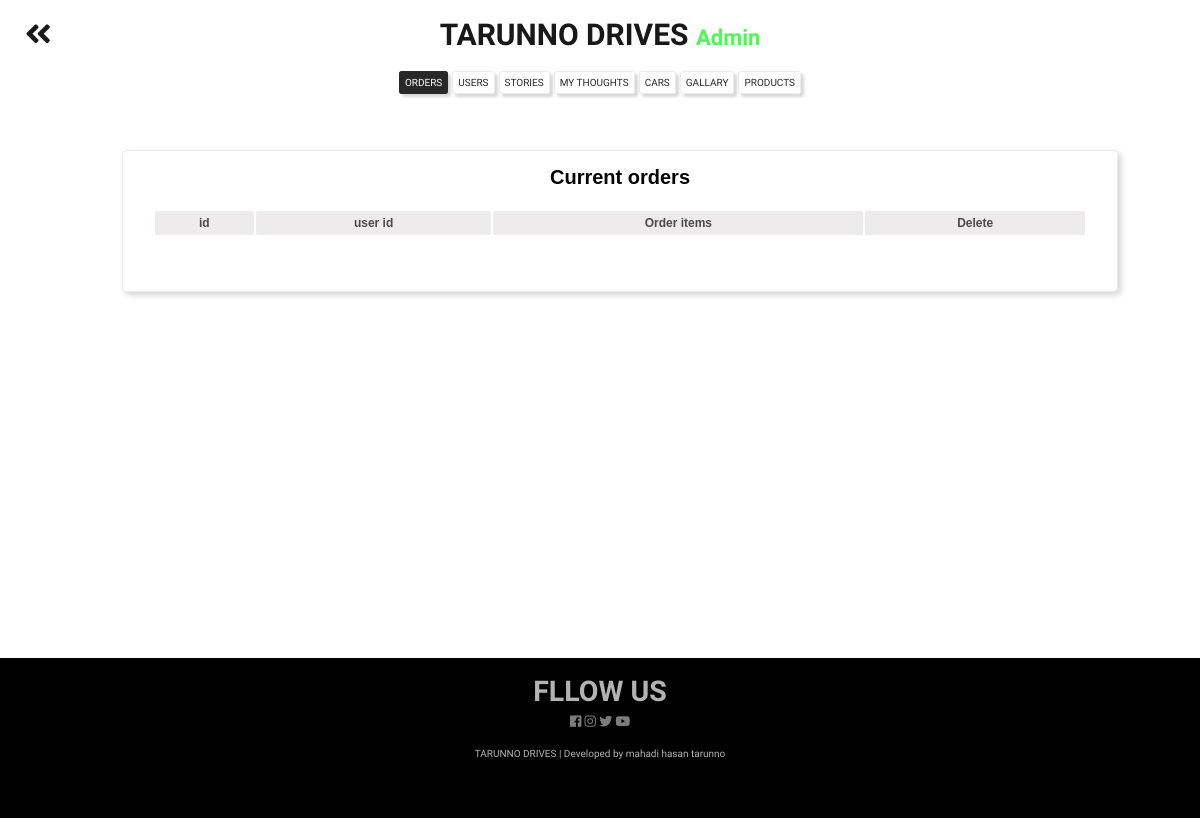
The app's page /admin.php, older data.
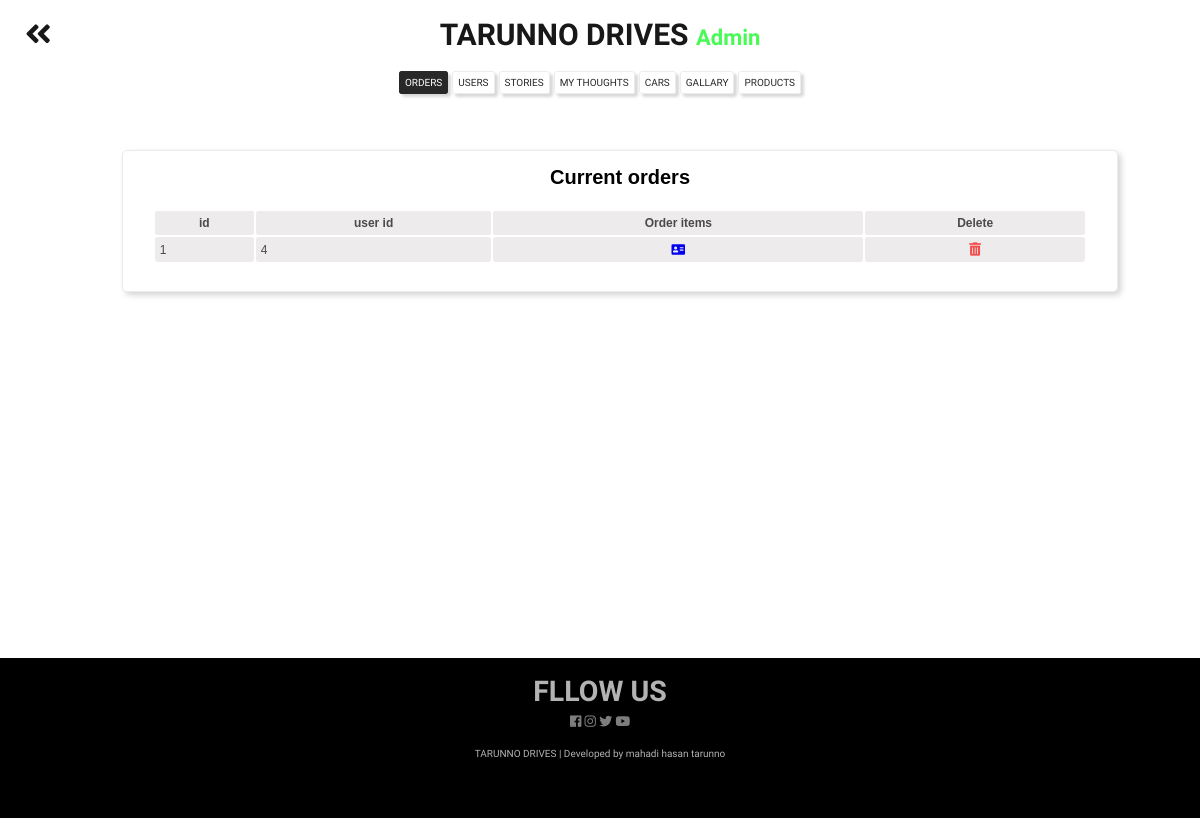
The same page, newer data.
### tables this page shows
CREATE TABLE `orders` (
  `id` int(11) NOT NULL,
  `user_id` bigint(20) NOT NULL,
  `address` varchar(256) NOT NULL,
  `city` varchar(256) NOT NULL,
  `phone` varchar(256) NOT NULL,
  `postal_code` varchar(256) NOT NULL
);

### includes/autoloader.inc.php (called while the page is built, shortened)
<?php
	function classLoader($class){
		$dic = "classes/";
		$extension = ".class.php";
		$path = $dic . $class . $extension;
	}

### includes/admin.inc.php (called while the page is built, shortened)
<?php
	include 'includes/autoloader.inc.php';
	$order = new Order();
	$orders = $order->get_order();

### classes/db.class.php (called while the page is built, shortened)
<?php
	class DB{
		private $dbservername = "localhost";
		private $dbusername = "root";
		private $dbpassword = "";
		private $dbname = "car_dealership";
		protected function connect(){
			$conn = new mysqli($this->dbservername, $this->dbusername, $this->dbpassword, $this->dbname);
			return $conn;
		}
	}
?>

### classes/order.class.php (called while the page is built, shortened)
<?php
	class Order extends DB{
		public function get_order($id = ""){
			if($id == ""){
				$sql = "SELECT * FROM `orders`;";
			}else{
				$sql = "SELECT * FROM `orders` WHERE `id` = '$id';";
			}
			$result = $this->connect()->query($sql);
			return $result;
		}
	}

### admin.php (the view, shortened to what this page needs)
<?php
	include 'includes/admin.inc.php';
?>
<!DOCTYPE html>
<html lang="en" dir="ltr">
	<head>
		<link rel="stylesheet" href="https://cdnjs.cloudflare.com/ajax/libs/font-awesome/5.7.2/css/all.min.css"  />
        <link rel="stylesheet" href="css/admin.css">
	</head>
	<body>
		<header>
			<div class="heading">
				<h1><a href="index.php"><i class="fas fa-angle-double-left"></i></a>TARUNNO DRIVES <span> Admin </span> </h1>
			</div>
			<nav>
				<h3>ORDERS</h3>
				<h3>USERS</h3>
				<h3>STORIES</h3>
				<h3>MY THOUGHTS</h3>
				<h3>CARS</h3>
				<h3>GALLARY</h3>
                <h3>PRODUCTS</h3>
			</nav>
		</header>
		<div id='tab' class="orders">
            <div class="container">
				<div class="orders-flex-box">
					<div class="orders-table">
						<h1>Current orders</h1>
						<table>
							<thead>
								<th>id</th>
								<th>user id</th>
                                <th>Order items</th>
								<th>Delete</th>
							</thead>
							<tbody>
								<?php
                                $i=1;
                                while($row = $orders->fetch_assoc())
                                {
                                    echo '<tr>
    									<td>'.$i.'</td>
    									<td>'.$row["user_id"].'</td>
    									<td class="user-btn">
    											<a href="orders.php?order_id='.$row["id"].'"><i class="fas fa-address-card"></i>
    									</td>
    									<td class="delete-btn">
    										<form action="admin.php?del_id='.$row['id'].'" method="post">
                                                <button type="submit" name="delete-submit-cart" style="cursor:pointer; border:none; background: transparent; color: #f54c4c; width:100%;"> <i class="fas fa-trash-alt"></i> </button>
    										</form>
    									</td>
    								</tr>';
                                    $i++;
                                }
								?>
							</tbody>
						</table>
                    </div>
                </div>
            </div>
		</div>
		<footer>
			<div class="social">
			  <h2>FLLOW US</h2>
			  <a href="#"> <i class="fab fa-facebook"> <span></span> </i> </a>
			  <a href="#"> <i class="fab fa-instagram"> <span></span> </i> </a>
			  <a href="#"> <i class="fab fa-twitter"> <span></span> </i> </a>
			  <a href="#"> <i class="fab fa-youtube"> <span></span> </i> </a>
		  </div>
		  <div class="credit">
		  	<h1>TARUNNO DRIVES | Developed by mahadi hasan tarunno</h1>
		  </div>
		</footer>
	</body>
</html>

### css/admin.css (style rules this page uses)
* { margin: 0; padding: 0; }
.container { width: 83%; margin: 0px auto; font-family: Arial, sans-serif; }
.heading { opacity: .9; text-align: center; margin-top: 17px; }
.heading h1 { font-family: 'Aldrich', sans-serif; font-size: 30px; }
.heading h1 a { display: inline; float: left; margin-left: 25px; text-decoration: none; color: black; margin-right: -225px; }
.heading span { color: #34fa42; font-size: 22px; }
nav { margin-top: 20px; color: #111; text-align: center; width: 100%; }
nav h3 { border: 0.005cm solid #ebebeb; opacity: .9; cursor: pointer; box-shadow: 3px 3px 3px lightgray; border-radius: 3px; font-family: 'Aldrich', sans-serif; display: inline; padding: 5px; font-size: 10px; font-weight: lighter; }
.active { color: #fff; background: #111; border: 0.002cm solid #111; }
.orders { display: none; }
.orders-flex-box { padding: 20px; margin-top: 40px; margin-bottom: 40px; width: 100%; min-height: 56vh; }
.orders-table { min-height: 140px; border: 0.005cm solid #ebebeb; border-radius: 5px; box-shadow: 3px 3px 6px lightgray; margin-bottom: 30px; }
.orders-table h1 { font-size: 20px; text-align: center; margin: 0px 0px 15px 0px; padding-top: 15px; }
.user-btn { cursor: pointer; color: #1bd618; text-align: center; }
.delete-btn { text-align: center; }
table { margin: 0px auto 20px; color: #4d4949; width: 95%; padding: 5px; }
thead { background-color: #ebebeb; }
th { border-radius: 3px; padding: 5px; font-size: 12px; }
tr { background-color: #edebeb; }
td { border-radius: 3px; padding: 5px; font-size: 12px; }
footer { font-family: 'Aldrich', sans-serif; position: flex; bottom: -150px; color: #fff; height: 20vh; width: 100%; background-color: black; text-align: center; font-size: 13px; }
footer .social { padding: 17px; font-size: 19px; opacity: .7; font-weight: lighter; margin-top: 5px; }
footer .social a { color: #fff; text-decoration: none; font-size: 13px; opacity: .7; }
footer .credit { opacity: .7; font-size: 10px; position: relative; bottom: 0px; font-weight: lighter; }
footer .credit h1 { font-size: 10px; font-weight: lighter; }

Row changes from the older to the newer data that the page shows:
added orders: user "4"
